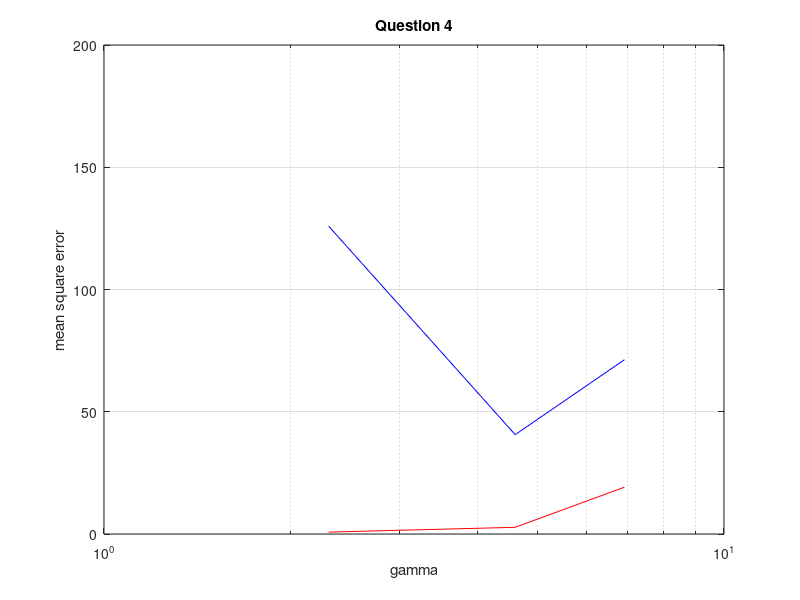

The MATLAB source for this figure:
clear all
clc
% Perform ridge regression on the data sets as generated in exercise 2 part a 
% for ? ranging from 10^?6 up to 10^3, and all powers of 10 in between. 
% What are the training and test mean squared errors? 
% Plot the training and test set errors as a function of ? (use a log scale for the ? axis).
d = 10; %Dimension
I = eye(d); % Identity matrix
max_iteration_size = 2;
[mean_square_error_train, mean_square_error_test] = deal(zeros(1,max_iteration_size));
j  = -6 : 3;
for idx = 1:numel(j)
    gamma=10^j(idx);
    for i=1:max_iteration_size
        i_train=[100,10];  %Size 100 training and 10 size training 
        i_test=500;  %Size 500 test 
        Xte=randn(i_test,d);   %X is drawn from the standard normal distribution.
        Xtr=randn(i_train(i),d);   %X is drawn from the standard normal distribution.
        n_test=randn(i_test,1);   %n is drawn from the standard normal distribution.
        n_train=randn(i_train(i),1);   %n is drawn from the standard normal distribution.
        w_test=randn(d,1); % weighted vector= random weight vector w ? R10
        w_train=randn(d,1); % weighted vector= random weight vector w ? R10
        y_train=Xtr*w_train+n_train; %Calculate gamma for training data
        y_test=Xte*w_test+n_test; %Calculate gamma for training data 
        l_train=i_train(i);
        l_test=i_test;

        wtr_est = (Xtr'*Xtr + gamma*I) \ Xtr'*y_train;

        % Using equation (3) compute the mean squared error on both the training
        % and test sets.
        mean_square_error_train(idx,i) = 1/l_train*((Xtr*wtr_est-y_train)'*(Xtr*wtr_est-y_train));
        mean_square_error_test(idx,i) = 1/l_train*((Xte*wtr_est-y_test)'*(Xte*wtr_est-y_test)); %Mean square error for the test data is way higher
    end
    
%     fprintf('gamma = %d\n',gamma);
%     disp('train:')
%     disp('    data100  data10')
%     disp(mean_square_error_train)
%     disp('test:')
%     disp('    data100  data10')
%     disp(mean_square_error_test)
    
end

% plotting graphs
figure
j  = -6 : 3;
% initialize multiple variables to speed up things
[mse_train_100,mse_test_100,mse_train_10,mse_test_10] = deal(zeros(1,numel(j)));
for idx = 1:numel(j)
    gamma(idx)=log(10^j(idx));
    mse_train_100(idx)=mean_square_error_train(idx,1);     
    mse_test_100(idx)=mean_square_error_test(idx,1);
    mse_train_10(idx)=mean_square_error_train(idx,2);
    mse_test_10(idx)=mean_square_error_test(idx,2);
%     fprintf('gamma = %d\n',gamma);
%     fprintf('mse_train_100 = %d\n',mse_train_100);
%     fprintf('mse_test_100 = %d\n',mse_test_100);
end
% a)
semilogx(gamma, mse_train_100, 'r',gamma, mse_test_100, 'b')
% b)
% semilogx(gamma, mse_train_10, 'r',gamma, mse_test_10, 'b')

grid on
title('Question 4')
xlabel('gamma')
ylabel('mean square error')

